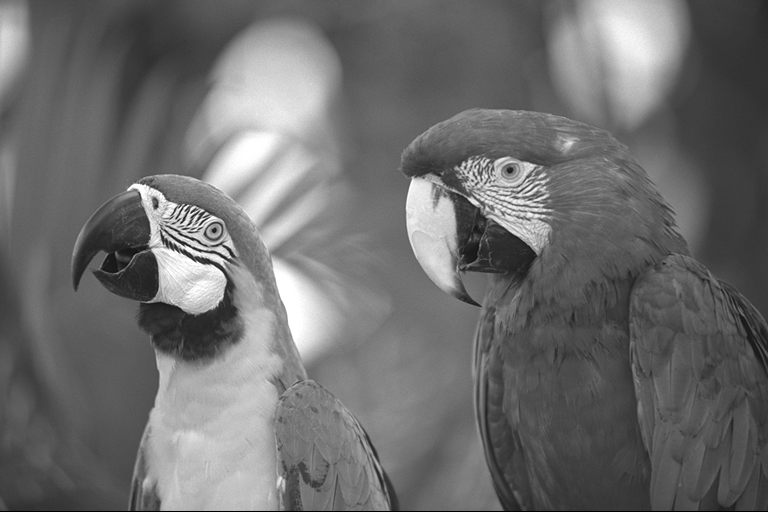
%> input picture HW2/parrots.png, 768 x 512 px
$ octave part7c.m   (GNU Octave 9; MATLAB toolbox functions it lacks are replaced by stand-ins)
%> lines starting %> are read from the running program, lines starting %| are printed output that depends on the picture
A= imread('parrots.png');
%> A is the input picture: size 512x768 uint8; min 0, max 255, mean 109.4
v = A(:);
v=v(randperm(length(v)));
A = reshape(v,[512,768]);
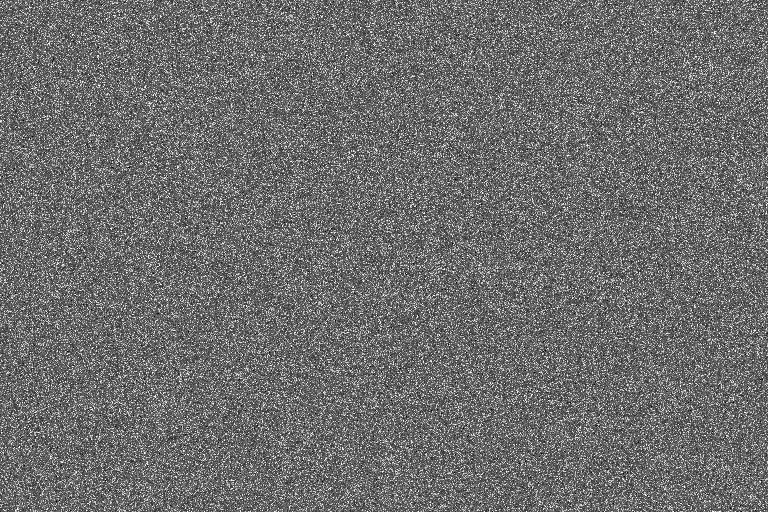
%> A: size 512x768 uint8; min 0, max 255, mean 109.4; mean of the top-left, top-right, bottom-left and bottom-right quarters 109.6, 109.5, 109.4, 109.1
X1 = A(:,1:768-1);
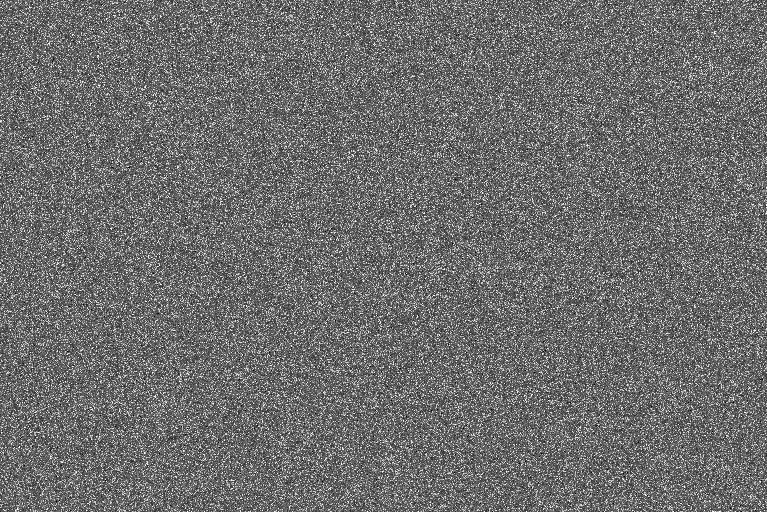
%> X1: size 512x767 uint8; min 0, max 255, mean 109.4
X2 = A(:,1+1:768);
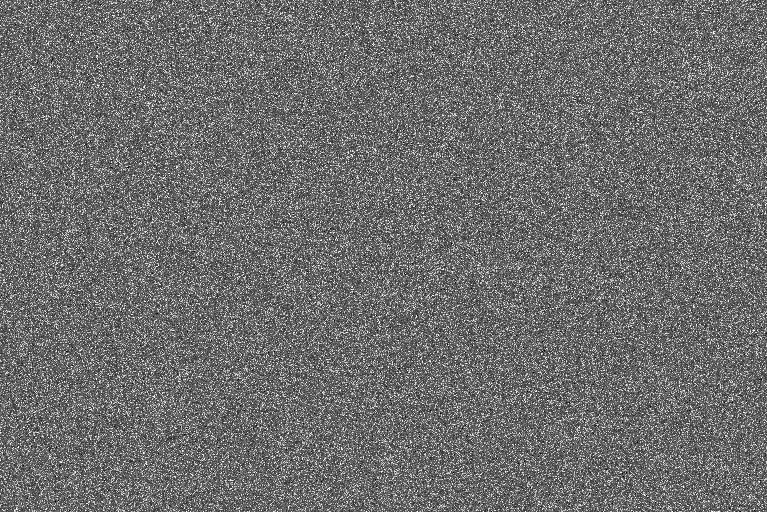
%> X2: size 512x767 uint8; min 0, max 255, mean 109.4; mean of the top-left, top-right, bottom-left and bottom-right quarters 109.6, 109.5, 109.4, 109.1
X1 = single(X1(:));
X2 = single(X2(:));

mu1 = mean(X1);
%> mu1 = 109.4
mu2 = mean(X2);
%> mu2 = 109.4
X3 = int32(X1).*int32(X2);
mu3 = mean(X3);
%> mu3 = 11965.6
cov = mu3 - mu1*mu2;
%> cov = 3.07
X1 = single(X1);
X2 = single(X2);
varx1 = var(X1);
%> varx1 = 2172.6
varx2 = var(X2);
%> varx2 = 2172.5
cor = cov/sqrt(varx1*varx2);
%> cor = 0.00142

X1_hist = zeros(26,1);
X2_hist = zeros(26,1);
X1X2_hist = zeros(26,26);
for a = 1:size(X1,1)
       X1_hist(floor(X1(a,1)/10)+1,1) = X1_hist(floor(X1(a,1)/10)+1,1) + 1;
       X2_hist(floor(X2(a,1)/10)+1,1) = X1_hist(floor(X2(a,1)/10)+1,1) + 1;
       X1X2_hist(floor(X1(a,1)/10)+1,floor(X2(a,1)/10)+1) = X1X2_hist(floor(X1(a,1)/10)+1,floor(X2(a,1)/10)+1) + 1;
end
%> after the loop, X1_hist = 26 values, max 52954 at index 10, min 5 at index 2, mean 15104; X2_hist = 26 values, max 52955 at index 10, min 5 at index 2, mean 15104

X1_hist = X1_hist./sum(X1_hist);
%> X1_hist = 26 values, max 0.135 at index 10, min 1.27e-05 at index 2, mean 0.0385
X2_hist = X2_hist./sum(X2_hist);
%> X2_hist has the same summary as X1_hist
X1X2_hist = X1X2_hist./sum(sum(X1X2_hist));
p = 0;
q = 0;
for a = 1:26
    for b = 1:26
        p = p + (X1X2_hist(a,b) - X1_hist(a)*X2_hist(b))^2;
    end
end
%> after the loop, p = 1.78e-06
for a = 1:26
    for b = 1:26
        q = q + abs(X1X2_hist(a,b) - X1_hist(a)*X2_hist(b));
    end
end
%> after the loop, q = 0.0222
